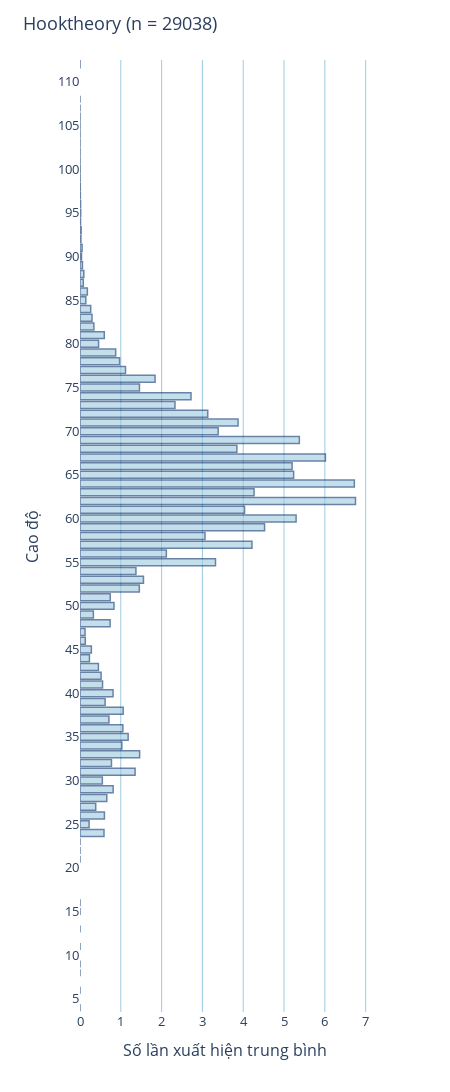
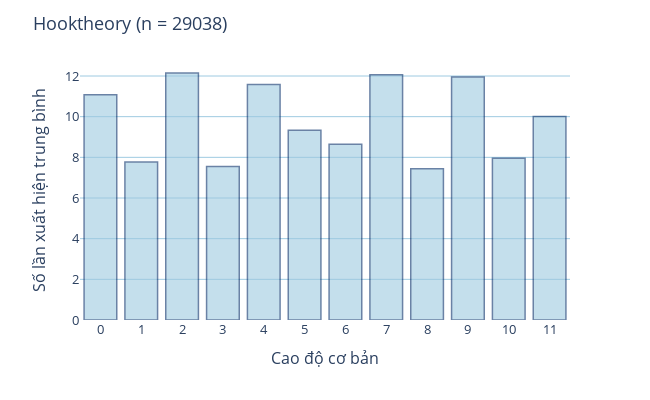

Notebook code for these charts, in order:
### Code cell
# Horizontal bar chart for pitch counts using plotly express (with y is the pitch and x is the count)
fig = px.bar(
    x=list(average_results['pitch_counts'].values()), 
    y=list(average_results['pitch_counts'].keys()), 
    orientation='h'
)

fig.update_layout(
    title=f'Hooktheory (n = {n_file_to_analyze})', 
    xaxis_title='Số lần xuất hiện trung bình',
    yaxis_title='Cao độ'
)

# Show labels 0, 5, 10, 15, ... in y-axis
y_axis_tickvals = list(range(0, max(average_results['pitch_counts'].keys()) + 1, 5))
fig.update_yaxes(tickvals=y_axis_tickvals)

# Show labels 0, 1, 2, 3, ... in x-axis
x_axis_tickvals = list(range(
    0, 
    int(max(average_results['pitch_counts'].values())) + 1 + 1
))
fig.update_xaxes(tickvals=x_axis_tickvals)

# Change the color set to make it easier to see when printed in black and white
fig.update_traces(marker_color='rgb(158,202,225)', marker_line_color='rgb(8,48,107)', marker_line_width=1.5, opacity=0.6)

# Change the background color to make it easier to see when printed in black and white
fig.update_layout(plot_bgcolor='white')

# Show the vertical grid lines
fig.update_layout(xaxis=dict(showgrid=True, gridwidth=1, gridcolor='rgb(158,202,225)'))

# Make the colums overlay the grid lines
fig.update_layout(barmode='overlay')

# Make the font size bigger
fig.update_layout(font=dict(size=13))

# Make the plot ratio x:y
fig.update_layout(
    autosize=False,
    width=450,
    height=1200,
)

fig.show()


# Pitch class distribution
fig = px.bar(x=list(average_results['pitch_class_distribution'].keys()), y=list(average_results['pitch_class_distribution'].values()))
fig.update_layout(
    title=f'Hooktheory (n = {n_file_to_analyze})', 
    yaxis_title='Số lần xuất hiện trung bình',
    xaxis_title='Cao độ cơ bản'
)

# Show labels 0, 1, 2, 3, ... in x-axis
x_axis_tickvals = list(range(0, max(average_results['pitch_class_distribution'].keys()) + 1))
fig.update_xaxes(tickvals=x_axis_tickvals)

# Change the color set to make it easier to see when printed in black and white
fig.update_traces(marker_color='rgb(158,202,225)', marker_line_color='rgb(8,48,107)', marker_line_width=1.5, opacity=0.6)

# Change the background color to make it easier to see when printed in black and white
fig.update_layout(plot_bgcolor='white')

# Show the horizontal grid lines
fig.update_layout(yaxis=dict(showgrid=True, gridwidth=1, gridcolor='rgb(158,202,225)'))

# Make the font size bigger
fig.update_layout(font=dict(size=13))

# Make the plot ratio x:y
fig.update_layout(
    autosize=False,
    width=650,
    height=400,
)

fig.show()

# Note count
print(f"Số lượng nốt nhạc trung bình trong một đoạn nhạc từ Hooktheory (n = {n_file_to_analyze}): {average_results['note_count']}")

### Figure 1 — Plotly figure (JSON) as saved in the notebook; plotly's stock layout.template omitted (floating-point values rounded to 4 significant figures)
{"data": [{"alignmentgroup": "True", "hovertemplate": "x=%{x}<br>y=%{y}<extra></extra>", "legendgroup": "", "marker": {"color": "rgb(158,202,225)", "line": {"color": "rgb(8,48,107)", "width": 1.5}, "pattern": {"shape": ""}}, "name": "", "offsetgroup": "", "opacity": 0.6, "orientation": "h", "showlegend": false, "textposition": "auto", "type": "bar", "x": [3.872, 4.523, 6.751, 5.198, 1.18, 2.327, 3.844, 4.214, 4.032, 6.722, 1.461, 5.375, 0.5164, 0.8096, 0.7087, 5.235, 6.014, 3.13, 1.058, 5.295, 1.115, 1.457, 0.2312, 2.116, 4.265, 0.7711, 3.063, 0.7402, 3.32, 0.3852, 1.026, 1.05, 1.839, 2.72, 0.9694, 0.8744, 0.5953, 0.3402, 3.386, 0.2782, 0.455, 0.2939, 0.1418, 0.08058, 0.6149, 1.555, 0.812, 1.35, 0.5524, 0.8328, 1.37, 0.5981, 1.454, 0.6562, 0.1231, 0.7381, 0.5877, 0.5473, 0.2622, 0.18, 0.1293, 0.4509, 0.09388, 0.05985, 0.05021, 0.3279, 0.2229, 0.02758, 0.0126, 0.007335, 0.01429, 0.01712, 0.02225, 0.03695, 0.003237, 0.002893, 0.0004821, 0.008403, 0.0009987, 0.0008265, 0.0003099, 0.0001033, 0.0006199, 6.888e-05, 6.888e-05, 6.888e-05, 6.888e-05, 6.888e-05, 6.888e-05, 6.888e-05, 3.444e-05, 0.0004133, 0.0001722, 3.444e-05, 3.444e-05, 3.444e-05, 3.444e-05], "xaxis": "x", "y": [71, 59, 62, 66, 35, 73, 68, 57, 61, 64, 33, 69, 42, 40, 37, 65, 67, 72, 38, 60, 77, 75, 44, 56, 63, 32, 58, 51, 55, 27, 34, 36, 76, 74, 78, 79, 81, 82, 70, 45, 80, 83, 85, 87, 39, 53, 29, 31, 41, 50, 54, 26, 52, 28, 47, 48, 24, 30, 84, 86, 46, 43, 88, 89, 91, 49, 25, 93, 94, 98, 96, 95, 92, 90, 100, 99, 103, 97, 102, 101, 105, 108, 106, 4, 6, 8, 9, 11, 13, 15, 16, 112, 104, 21, 22, 23, 107], "yaxis": "y"}], "layout": {"autosize": false, "barmode": "overlay", "font": {"size": 13}, "height": 1200, "legend": {"tracegroupgap": 0}, "margin": {"t": 60}, "plot_bgcolor": "white", "title": {"text": "Hooktheory (n = 29038)"}, "width": 450, "xaxis": {"anchor": "y", "domain": [0, 1], "gridcolor": "rgb(158,202,225)", "gridwidth": 1, "showgrid": true, "tickvals": [0, 1, 2, 3, 4, 5, 6, 7], "title": {"text": "Số lần xuất hiện trung bình"}}, "yaxis": {"anchor": "x", "domain": [0, 1], "tickvals": [0, 5, 10, 15, 20, 25, 30, 35, 40, 45, 50, 55, 60, 65, 70, 75, 80, 85, 90, 95, 100, 105, 110], "title": {"text": "Cao độ"}}}}

### Figure 2 — Plotly figure (JSON) as saved in the notebook; plotly's stock layout.template omitted (floating-point values rounded to 4 significant figures)
{"data": [{"alignmentgroup": "True", "hovertemplate": "x=%{x}<br>y=%{y}<extra></extra>", "legendgroup": "", "marker": {"color": "rgb(158,202,225)", "line": {"color": "rgb(8,48,107)", "width": 1.5}, "pattern": {"shape": ""}}, "name": "", "offsetgroup": "", "opacity": 0.6, "orientation": "v", "showlegend": false, "textposition": "auto", "type": "bar", "x": [11, 2, 6, 1, 8, 9, 4, 5, 7, 0, 3, 10], "xaxis": "x", "y": [10.01, 12.15, 8.639, 7.769, 7.439, 11.95, 11.58, 9.33, 12.06, 11.08, 7.546, 7.957], "yaxis": "y"}], "layout": {"autosize": false, "barmode": "relative", "font": {"size": 13}, "height": 400, "legend": {"tracegroupgap": 0}, "margin": {"t": 60}, "plot_bgcolor": "white", "title": {"text": "Hooktheory (n = 29038)"}, "width": 650, "xaxis": {"anchor": "y", "domain": [0, 1], "tickvals": [0, 1, 2, 3, 4, 5, 6, 7, 8, 9, 10, 11], "title": {"text": "Cao độ cơ bản"}}, "yaxis": {"anchor": "x", "domain": [0, 1], "gridcolor": "rgb(158,202,225)", "gridwidth": 1, "showgrid": true, "title": {"text": "Số lần xuất hiện trung bình"}}}}
